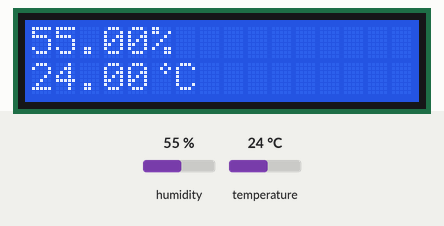
Recording of a sketch running on a simulated Arduino Uno, built with avr-gcc and run on an emulated ATmega328P. On the bench: 16×2 character LCD. Inputs (shaded band) come from the test bench; at power-on: humidity 55 %, temperature 24 °C.

Above: at 1.2 s.
1.3 s: humidity set to 22 %
At 3.0 s:
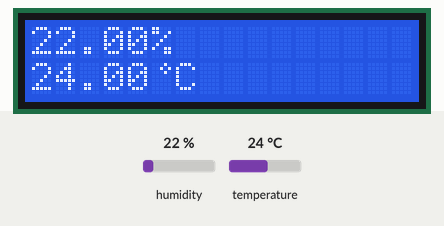
4.0 s: temperature set to 12 °C
At 5.4 s:
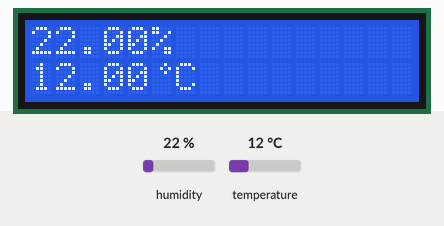
6.7 s: humidity set to 40 %
At 9.0 s:
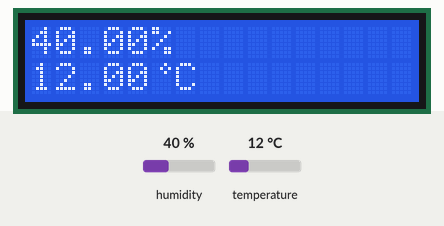
9.6 s: temperature set to 19 °C
At 11.4 s:
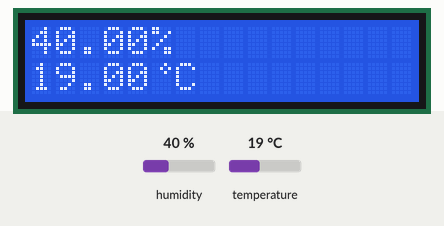
Timing chart, 0 to 12.9 s (numbered marks = the images above; inputs shaded):
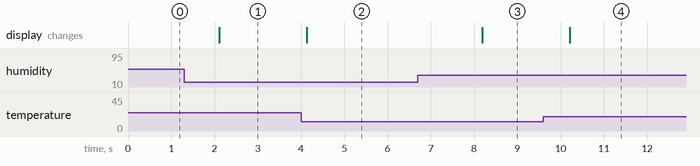

Measured:
- after the input at 1.3 s, the display: changes after 0.81 s (image 1)
- after the input at 4.0 s, the display: changes after 0.14 s (image 2)
- after the input at 6.7 s, the display: changes after 1.5 s (image 3)
- after the input at 9.6 s, the display: changes after 0.61 s (image 4)

The sketch:

ex09_lcdDisplay.ino
```cpp
#include <LiquidCrystal.h>
#include "DHT.h"

#define DHTPIN 17
#define DHTTYPE DHT11
DHT dht(DHTPIN, DHTTYPE);

const int rs = 14, en = 12, d4 = 13, d5 = 5, d6 = 23, d7 = 19;
LiquidCrystal lcd(rs, en, d4, d5, d6, d7);

byte heart[8]={
  B00010,B00101,B00010,B00000,B00000,B00000,B00000
};

void setup() {
  lcd.begin(16, 2);
  dht.begin();
  lcd.createChar(0,heart);
}

void loop() {
  float h = dht.readHumidity();
  float t = dht.readTemperature();

  lcd.setCursor(0, 0);
  lcd.print(h);
  lcd.print("%");
  lcd.setCursor(0, 1);
  lcd.print(t);
  lcd.setCursor(5,1);
  lcd.write(byte(0));
  lcd.print("C");
}
// vss gnd연결 (-)
// vdd 전원연결 (+)
// vo 가변저항을 색상 대비조정 (명암)
// RS 명령/데이터 레지스터 선택
// RW 읽기/쓰기 선택
// E LCD활성화신호
// DB0~DB7 데이터비트 0~7 (8비트에서는 모든 핀 사용)
```
